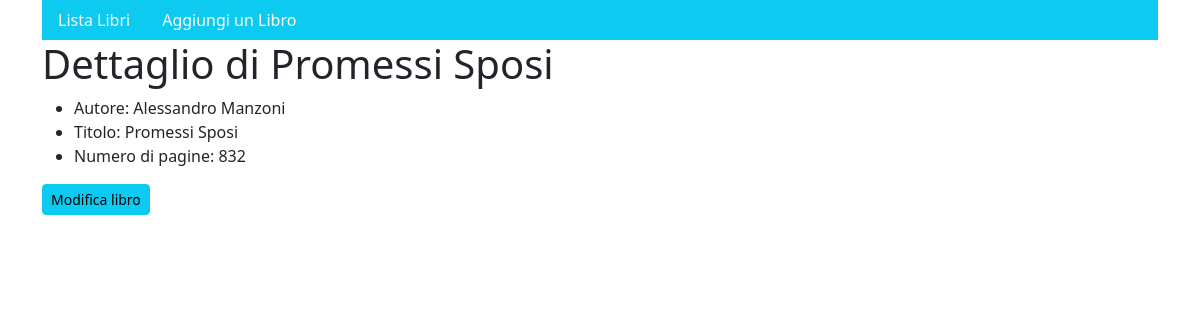
The page /gestione/detail/40 on the database as committed earlier.
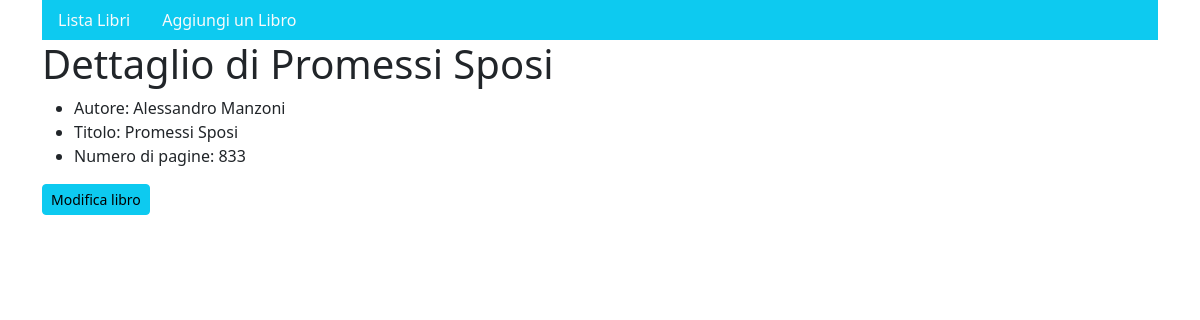
The same page on the database as committed later.
### gestione/models.py (models this page shows, shortened)
class Libro(models.Model):
    titolo = models.CharField(max_length=200)
    autore = models.CharField(max_length=50)
    pagine = models.IntegerField(default=100)
    class Meta:
        verbose_name_plural = 'Libri'

### gestione/views.py (the view)
# urls.py: path('detail/<int:id>', dettaglio_libro, name="dettaglio"),
def dettaglio_libro(request, id):
    libro = Libro.objects.get(pk=id)
    template_name = "gestione/dettaglio-libro.html"
    ctx = {"libro": libro}
    return render(request, template_name, ctx)

### templates/gestione/dettaglio-libro.html (shortened to what this page needs)
{% extends 'base/base.html' %}
{% block content %}
    <h1>Dettaglio di {{ libro.titolo }}</h1>
    <ul>
        <li>Autore: {{ libro.autore }}</li>
        <li>Titolo: {{ libro.titolo }}</li>
        <li>Numero di pagine: {{ libro.pagine }}</li>
    </ul>
    <a class="btn btn-sm btn-info" href="{% url 'edita' libro.pk %}">Modifica libro</a>
{% endblock %}

Rows that differ between the two databases and show on the page:
changed Libro "Promessi Sposi": pagine "832" → "833"
